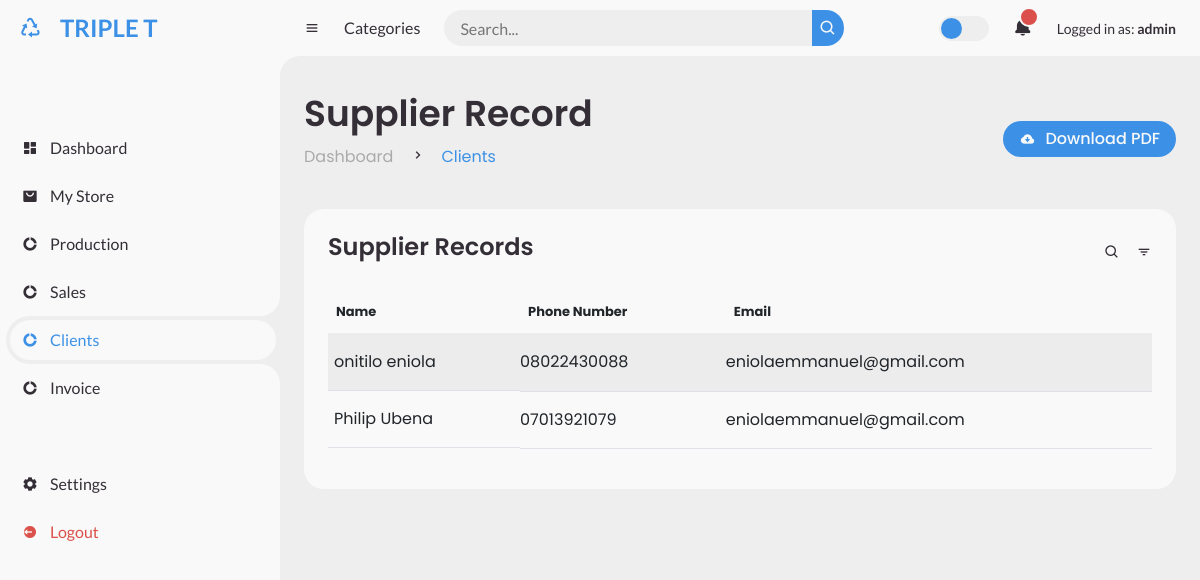
The page /supplier/ (signed in) on the database as committed earlier.
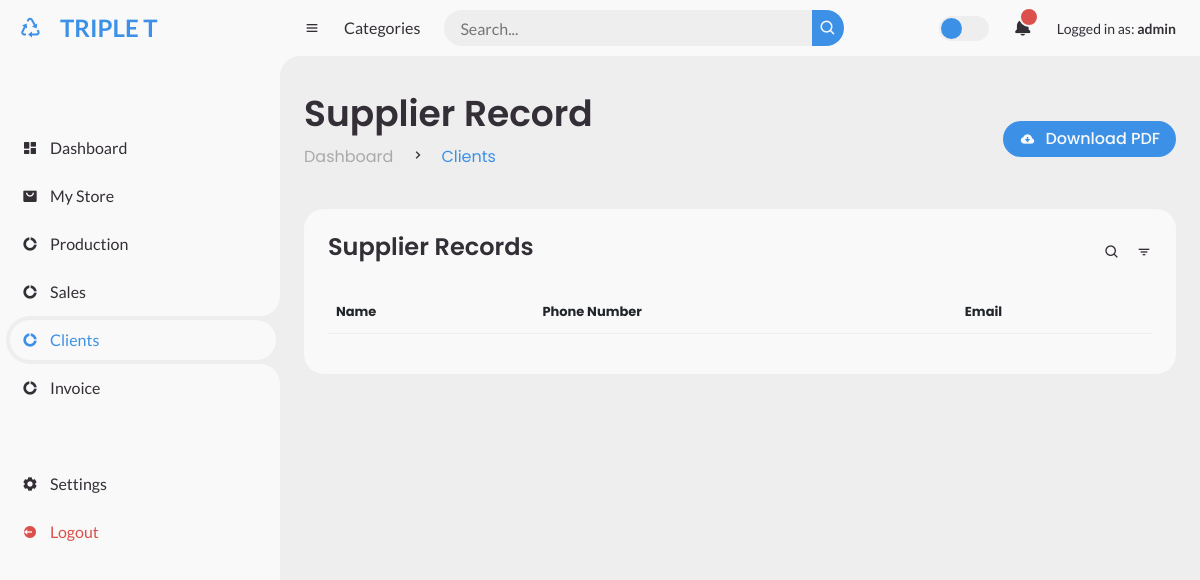
The same page on the database as committed later.
### store/models.py (models this page shows, shortened)
class Contact(models.Model):
    name = models.CharField(max_length=30)
    address = models.TextField()
    phone_number = models.CharField(max_length=20)
    email = models.EmailField()
    class Meta:
        abstract = True

class Supplier(Contact):
    pass

### store/views.py (the view)
# urls.py: path('supplier/', views.supplier, name="supplier"),
@login_required
def supplier(request):
    supplier = Supplier.objects.all()
    return render(request, 'clients/supplier/index.html', {'suppliers':supplier})

### store/templates/clients/supplier/index.html
{% extends "clients/base.html" %}
{% block body %}
<div class="head-title">
    <div class="left">
      <h1>Supplier Record</h1>
      <ul class="breadcrumb">
        <li>
            <a  href="#">Dashboard</a>
        </li>
        <li><i class='bx bx-chevron-right' ></i></li>
        <li>
            <a class="active" href="{% url 'customer' %}">Clients</a>
        </li>
      </ul>
    </div>
    <a href="#" class="btn-download">
      <i class='bx bxs-cloud-download' ></i>
      <span class="text">Download PDF</span>
    </a>
  </div>
  <div class="table-data">
    <div class="order">
      <div class="head">
        <h3>Supplier Records</h3>
        <i class='bx bx-search' ></i>
        <i class='bx bx-filter' ></i>
      </div>
      <table class="table table-striped">
        <thead>
          <tr>
            <th>Name</th>
            <th>Phone Number</th>
            <th>Email</th>
          </tr>
        </thead>
        <tbody>
            {% for supplier in suppliers %}
            <tr>
                <td>{{supplier.name}}</td>
                        <td>{{supplier.phone_number}}</td>
                            <td>{{supplier.email}}</td>
            </tr>
            {% endfor %}
        </tbody>
      </table>
    </div>
  </div>
{% endblock %}

Rows that differ between the two databases and show on the page:
removed Supplier: name "onitilo eniola", phone_number "08022430088", email "eniolaemmanuel@gmail.com"
removed Supplier: name "Philip Ubena", phone_number "07013921079", email "eniolaemmanuel@gmail.com"
